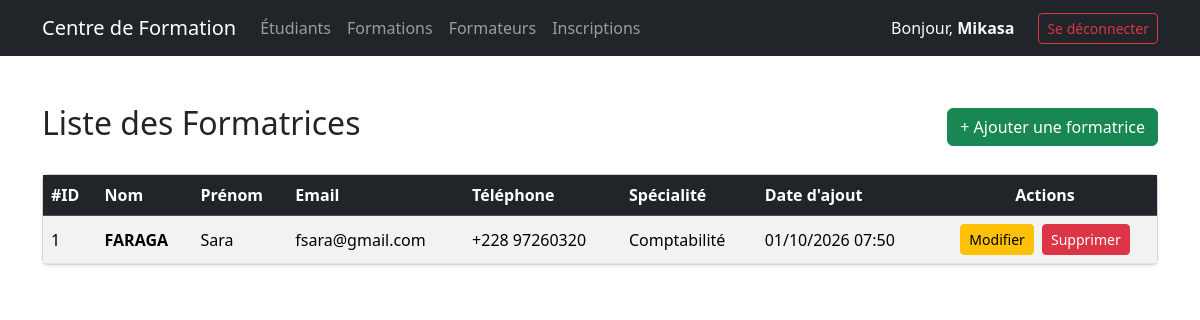
Screenshot of /pages/formateur/index.php (signed in) with the database file from the repository.
### tables this page shows
CREATE TABLE `formateur` (
  `id` int(11) NOT NULL,
  `nom` varchar(100) NOT NULL,
  `prenom` varchar(100) NOT NULL,
  `email` varchar(150) NOT NULL,
  `telephone` varchar(30) NOT NULL,
  `specialite` text DEFAULT NULL,
  `status` int(11) DEFAULT 1,
  `date_created` datetime DEFAULT current_timestamp(),
  `created_by` int(11) DEFAULT NULL,
  `date_updated` datetime DEFAULT NULL ON UPDATE current_timestamp(),
  `updated_by` int(11) DEFAULT NULL
);

### pages/formateur/index.php (the view, shortened to what this page needs)
<?php
require_once __DIR__ . '/../../config/database.php';
try {
    $getFormateurs = $bdd->prepare('SELECT * FROM formateur ORDER BY id DESC');
    $getFormateurs->execute();
    $formateurs = $getFormateurs->fetchAll(PDO::FETCH_ASSOC);
} catch (PDOException $e) {
    $errorMsg = "Erreur lors de la récupération des formatrices : " . $e->getMessage();
}
?>
<!DOCTYPE html>
<html lang="fr">
<?php include __DIR__ . '/../../includes/head.php'; ?>
<body>
    <?php include __DIR__ . '/../../includes/navbar.php'; ?>
    <div class="container mt-5">
        <div class="d-flex justify-content-between align-items-center mb-4">
            <h2>Liste des Formatrices</h2>
            <a href="ajoutFormateur.php" class="btn btn-success">
                + Ajouter une formatrice
            </a>
        </div>
        <div class="card shadow-sm">
            <div class="card-body p-0">
                <table class="table table-striped table-hover align-middle mb-0">
                    <thead class="table-dark">
                        <tr>
                            <th>#ID</th>
                            <th>Nom</th>
                            <th>Prénom</th>
                            <th>Email</th>
                            <th>Téléphone</th>
                            <th>Spécialité</th>
                            <th>Date d'ajout</th>
                            <th class="text-center">Actions</th>
                        </tr>
                    </thead>
                    <tbody>
                        <?php if (!empty($formateurs)): ?>
                            <?php foreach ($formateurs as $formateur): ?>
                                <tr>
                                    <td><?= htmlspecialchars($formateur['id']); ?></td>
                                    <td><strong><?= htmlspecialchars($formateur['nom']); ?></strong></td>
                                    <td><?= htmlspecialchars($formateur['prenom']); ?></td>
                                    <td><?= htmlspecialchars($formateur['email']); ?></td>
                                    <td><?= htmlspecialchars($formateur['telephone']); ?></td>
                                    <td><?= htmlspecialchars($formateur['specialite'] ?? '-'); ?></td>
                                    <td>
                                        <?= !empty($formateur['date_created']) ? date('d/m/Y H:i', strtotime($formateur['date_created'])) : '-'; ?>
                                    </td>
                                    <td class="text-center">
                                        <a href="modifFormateur.php?id=<?= $formateur['id']; ?>" class="btn btn-sm btn-warning me-1">Modifier</a>
                                        <a href="supprFormateur.php?id=<?= $formateur['id']; ?>" class="btn btn-sm btn-danger" onclick="return confirm('Voulez-vous vraiment supprimer cette formatrice ?');">Supprimer</a>
                                    </td>
                                </tr>
                            <?php endforeach; ?>
                        <?php endif; ?>
                    </tbody>
                </table>
            </div>
        </div>
    </div>
</body>
</html>

### rows the page displays
formateur: id "1", nom "FARAGA", prenom "Sara", email "fsara@gmail.com", telephone "+228 97260320", specialite "Comptabilité", date_created "01/10/2026 07:50"

### other values shown
$_SESSION['firstname'] "Mikasa"
